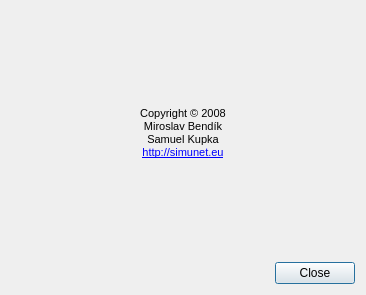
<ui version="4.0" >
 <class>AboutDlg</class>
 <widget class="QDialog" name="AboutDlg" >
  <property name="geometry" >
   <rect>
    <x>0</x>
    <y>0</y>
    <width>366</width>
    <height>295</height>
   </rect>
  </property>
  <property name="windowTitle" >
   <string>Dialog</string>
  </property>
  <layout class="QGridLayout" name="gridLayout" >
   <item row="0" column="0" >
    <widget class="QLabel" name="label" >
     <property name="text" >
      <string>&lt;!DOCTYPE HTML PUBLIC "-//W3C//DTD HTML 4.0//EN" "http://www.w3.org/TR/REC-html40/strict.dtd">
&lt;html>&lt;head>&lt;meta name="qrichtext" content="1" />&lt;style type="text/css">
p, li { white-space: pre-wrap; }
&lt;/style>&lt;/head>&lt;body style=" font-family:'DejaVu Sans'; font-size:8pt; font-weight:400; font-style:normal;">
&lt;table style="-qt-table-type: root; margin-top:4px; margin-bottom:4px; margin-left:4px; margin-right:4px;">
&lt;tr>
&lt;td style="border: none;">
&lt;p align="center" style=" margin-top:0px; margin-bottom:0px; margin-left:0px; margin-right:0px; -qt-block-indent:0; text-indent:0px;">Copyright © 2008&lt;/p>
&lt;p align="center" style=" margin-top:0px; margin-bottom:0px; margin-left:0px; margin-right:0px; -qt-block-indent:0; text-indent:0px;">Miroslav Bendík&lt;/p>
&lt;p align="center" style=" margin-top:0px; margin-bottom:0px; margin-left:0px; margin-right:0px; -qt-block-indent:0; text-indent:0px;">Samuel Kupka&lt;br />&lt;a href="http://simunet.eu">&lt;span style=" text-decoration: underline; color:#0000ff;">http://simunet.eu&lt;/span>&lt;/a>&lt;/p>&lt;/td>&lt;/tr>&lt;/table>&lt;/body>&lt;/html></string>
     </property>
    </widget>
   </item>
   <item row="1" column="0" >
    <widget class="QDialogButtonBox" name="buttonBox" >
     <property name="standardButtons" >
      <set>QDialogButtonBox::Close</set>
     </property>
    </widget>
   </item>
  </layout>
 </widget>
 <resources/>
 <connections>
  <connection>
   <sender>buttonBox</sender>
   <signal>clicked(QAbstractButton*)</signal>
   <receiver>AboutDlg</receiver>
   <slot>close()</slot>
   <hints>
    <hint type="sourcelabel" >
     <x>332</x>
     <y>268</y>
    </hint>
    <hint type="destinationlabel" >
     <x>363</x>
     <y>251</y>
    </hint>
   </hints>
  </connection>
 </connections>
</ui>
